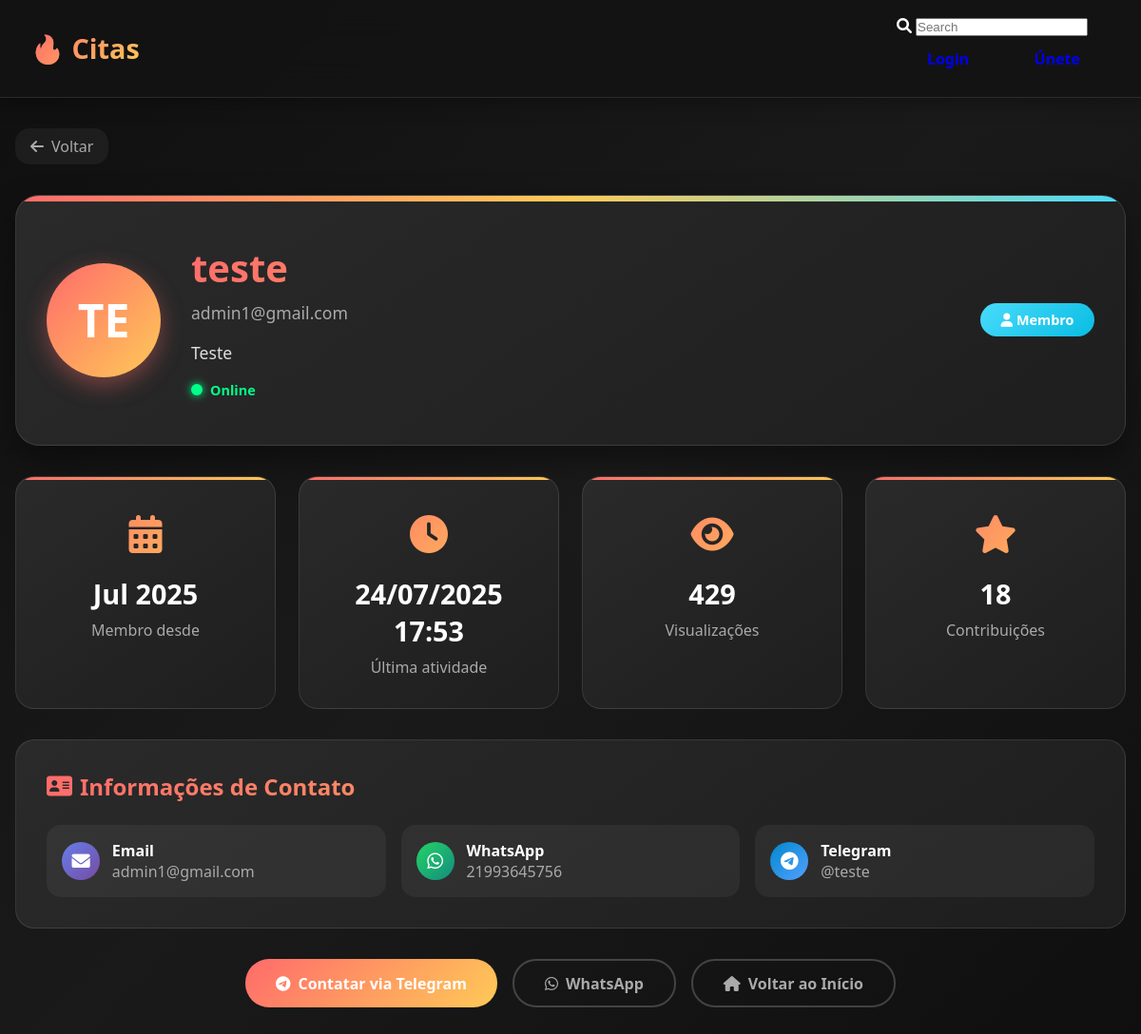
The page /user_profile.php?id=2 on the database its author committed.
### tables this page shows
CREATE TABLE `users` (
  `id` int(11) NOT NULL,
  `username` varchar(50) NOT NULL,
  `email` varchar(100) NOT NULL,
  `password` varchar(255) NOT NULL,
  `is_admin` tinyint(1) DEFAULT 0,
  `active` tinyint(1) DEFAULT 1,
  `avatar` text DEFAULT NULL,
  `bio` text DEFAULT NULL,
  `phone` varchar(20) DEFAULT NULL,
  `telegram` varchar(50) DEFAULT NULL,
  `reset_token` varchar(64) DEFAULT NULL,
  `reset_expires` datetime DEFAULT NULL,
  `email_verified` tinyint(1) DEFAULT 0,
  `verification_token` varchar(64) DEFAULT NULL,
  `last_login` datetime DEFAULT NULL,
  `created_at` timestamp NOT NULL DEFAULT current_timestamp(),
  `updated_at` timestamp NOT NULL DEFAULT current_timestamp() ON UPDATE current_timestamp()
);

### user_profile.php (the view, shortened to what this page needs)
<?php
include 'auth.php';
$conn = new mysqli("localhost", "u333528817_escorts", "At081093@", "u333528817_escorts");
$user_id = isset($_GET['id']) ? intval($_GET['id']) : ($_SESSION['user_id'] ?? 0);
$stmt = $conn->prepare("SELECT * FROM users WHERE id = ? AND active = 1");
$stmt->bind_param("i", $user_id);
$stmt->execute();
$result = $stmt->get_result();
$user = $result->fetch_assoc();
$is_own_profile = isLoggedIn() && $_SESSION['user_id'] == $user_id;
$stats = [
    'join_date' => date('M Y', strtotime($user['created_at'])),
    'last_seen' => $user['last_login'] ? date('d/m/Y H:i', strtotime($user['last_login'])) : 'Nunca',
    'profile_views' => rand(150, 500),
    'total_posts' => rand(5, 25)
];
?>
<!DOCTYPE html>
<html lang="es">
<head>
    <link href="https://cdnjs.cloudflare.com/ajax/libs/font-awesome/6.0.0/css/all.min.css" rel="stylesheet">
</head>
<body>
    <header class="header">
        <div class="header-content">
            <a href="index.php" class="logo">🔥 Citas</a>
        </div>
    </header>
    <div class="profile-container">
        <a href="javascript:history.back()" class="back-btn">
            <i class="fas fa-arrow-left"></i>
            Voltar
        </a>
        <div class="profile-header">
            <div class="profile-content">
                <div class="profile-avatar">
                    <?= strtoupper(substr($user['username'], 0, 2)) ?>
                </div>
                <div class="profile-info">
                    <h1 class="profile-username"><?= htmlspecialchars($user['username']) ?></h1>
                    <div class="profile-email"><?= htmlspecialchars($user['email']) ?></div>
                    <?php if ($user['bio']): ?>
                        <div class="profile-bio"><?= nl2br(htmlspecialchars($user['bio'])) ?></div>
                    <?php else: ?>
                        <div class="profile-bio" style="color: #666; font-style: italic;">
                            Este usuário ainda não adicionou uma biografia.
                        </div>
                    <?php endif; ?>
                    <div class="online-status">
                        <div class="status-dot"></div>
                        <span class="status-text">Online</span>
                    </div>
                </div>
                <div class="profile-badges">
                    <?php if ($user['is_admin']): ?>
                        <div class="badge badge-admin">
                            <i class="fas fa-crown"></i> Administrador
                        </div>
                    <?php else: ?>
                        <div class="badge badge-member">
                            <i class="fas fa-user"></i> Membro
                        </div>
                    <?php endif; ?>
                </div>
            </div>
        </div>
        <div class="stats-grid">
            <div class="stat-card">
                <div class="stat-icon">
                    <i class="fas fa-calendar-alt"></i>
                </div>
                <div class="stat-value"><?= $stats['join_date'] ?></div>
                <div class="stat-label">Membro desde</div>
            </div>
            <div class="stat-card">
                <div class="stat-icon">
                    <i class="fas fa-clock"></i>
                </div>
                <div class="stat-value"><?= $stats['last_seen'] ?></div>
                <div class="stat-label">Última atividade</div>
            </div>
            <div class="stat-card">
                <div class="stat-icon">
                    <i class="fas fa-eye"></i>
                </div>
                <div class="stat-value"><?= $stats['profile_views'] ?></div>
                <div class="stat-label">Visualizações</div>
            </div>
            <div class="stat-card">
                <div class="stat-icon">
                    <i class="fas fa-star"></i>
                </div>
                <div class="stat-value"><?= $stats['total_posts'] ?></div>
                <div class="stat-label">Contribuições</div>
            </div>
        </div>
        <?php if ($user['phone'] || $user['telegram'] || $is_own_profile): ?>
        <div class="contact-section">
            <h2 class="section-title">
                <i class="fas fa-address-card"></i>
                Informações de Contato
            </h2>
            <div class="contact-info">
                <div class="contact-item contact-email">
                    <div class="contact-icon">
                        <i class="fas fa-envelope"></i>
                    </div>
                    <div>
                        <div style="font-weight: 600;">Email</div>
                        <div style="color: #aaa;"><?= htmlspecialchars($user['email']) ?></div>
                    </div>
                </div>
                <?php if ($user['phone']): ?>
                <div class="contact-item contact-phone">
                    <div class="contact-icon">
                        <i class="fab fa-whatsapp"></i>
                    </div>
                    <div>
                        <div style="font-weight: 600;">WhatsApp</div>
                        <div style="color: #aaa;"><?= htmlspecialchars($user['phone']) ?></div>
                    </div>
                </div>
                <?php endif; ?>
                <?php if ($user['telegram']): ?>
                <div class="contact-item contact-telegram">
                    <div class="contact-icon">
                        <i class="fab fa-telegram"></i>
                    </div>
                    <div>
                        <div style="font-weight: 600;">Telegram</div>
                        <div style="color: #aaa;"><?= htmlspecialchars($user['telegram']) ?></div>
                    </div>
                </div>
                <?php endif; ?>
            </div>
        </div>
        <?php endif; ?>
        <div class="action-buttons">
            <?php if ($is_own_profile): ?>
                <a href="dashboard.php" class="btn btn-primary">
                    <i class="fas fa-edit"></i>
                    Editar Perfil
                </a>
            <?php else: ?>
                <?php if ($user['telegram']): ?>
                    <a href="https://t.me/<?= htmlspecialchars($user['telegram']) ?>" target="_blank" class="btn btn-primary">
                        <i class="fab fa-telegram"></i>
                        Contatar via Telegram
                    </a>
                <?php endif; ?>
                <?php if ($user['phone']): ?>
                    <a href="https://wa.me/<?= htmlspecialchars($user['phone']) ?>" target="_blank" class="btn btn-secondary">
                        <i class="fab fa-whatsapp"></i>
                        WhatsApp
                    </a>
                <?php endif; ?>
            <?php endif; ?>
            <a href="index.php" class="btn btn-secondary">
                <i class="fas fa-home"></i>
                Voltar ao Início
            </a>
        </div>
    </div>
</body>
</html>

### rows shown on the page
users: username "TE", username "teste", email "admin1@gmail.com", bio "Teste", created_at+last_login "Jul 2025", created_at+last_login "24/07/2025 17:53", created_at+last_login "429", created_at+last_login "18", phone "21993645756", telegram "@teste"
